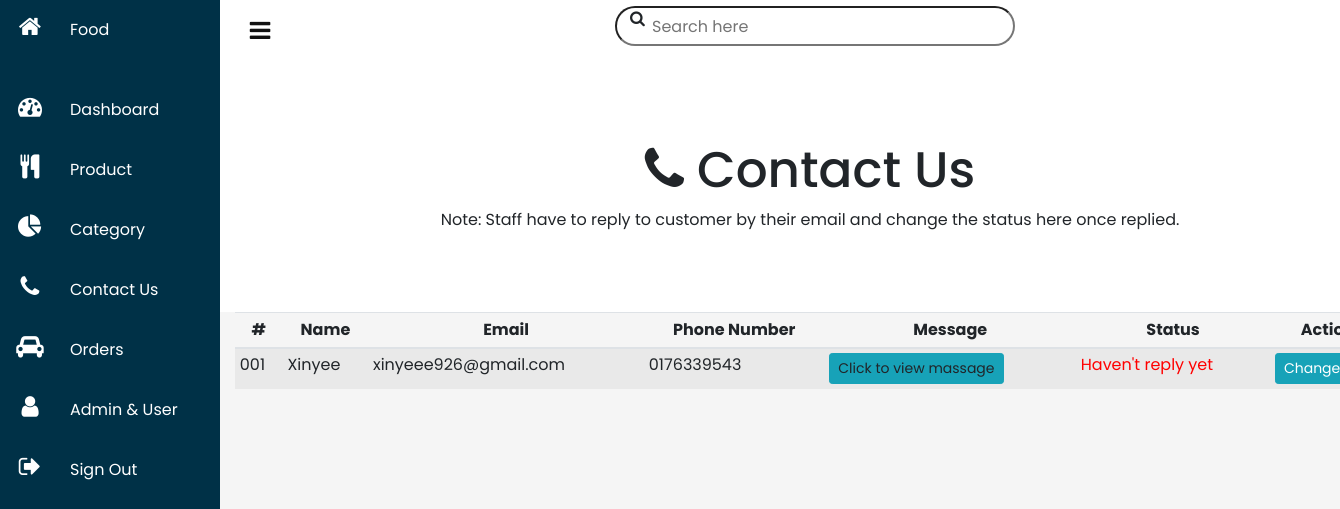
The app's page /admin/contactus.php with its own data.
### tables this page shows
CREATE TABLE `contactus` (
  `conID` int(3) UNSIGNED ZEROFILL NOT NULL,
  `conName` text NOT NULL,
  `conEmail` text NOT NULL,
  `conPhone` text DEFAULT NULL,
  `conMessage` longtext NOT NULL,
  `conDatetime` datetime NOT NULL,
  `conStatus` tinyint(1) NOT NULL
);

### admin/contactus.php (the view, shortened to what this page needs)
<?php include('includes/header.php') ?>
<!DOCTYPE html>
<html lang="en">
<head>
</head>
<?php
include("../php/dbconnect.php");
include("../templates/top.php");
?>
<body>
    <div class="container-fluid">
        <div class="row" style="display: block;">
            <div class="header">
                <div id="title">
                    <h1><i class="fa fa-phone"></i> Contact Us</h1>
                </div>
                <span>
                    Note: Staff have to reply to customer by their email and change the status here once replied.
                </span>
            </div>
        </div>
        <div class="table-responsive">
            <table class="table table-striped table-sm">
                <thead>
                    <tr>
                        <th>#</th>
                        <th>Name</th>
                        <th>Email</th>
                        <th>Phone Number</th>
                        <th>Message</th>
                        <th>Status</th>
                        <th>Action</th>
                    </tr>
                </thead>
                <tbody id="">
                    <?php
                    $query = "SELECT * from contactus order by conID desc";
                    $result = mysqli_query($con, $query);
                    while ($row = mysqli_fetch_assoc($result)) { ?>
                        <tr>
                            <td><?php echo $row['conID']; ?></td>
                            <td><?php echo $row['conName']; ?></td>
                            <td><?php echo $row['conEmail']; ?></td>
                            <td><?php echo $row['conPhone']; ?></td>
                            <?php
                            $message = nl2br($row['conMessage']);
                            $message = str_replace(array("\n", "\r"), '', $message);
                            ?>
                            <td><a class='btn btn-sm btn-info' data-toggle='modal' data-target='#view_message_modal' onclick="message('<?php echo $message; ?>')">Click to view massage</a></td>
                            <td>
                                <?php
                                if ($row['conStatus'] == 0) {
                                    echo '<span style="color: red;">Haven\'t reply yet</span>';
                                    $changestatus = "reply";
                                    $btntt = 'Change to Replied';
                                } else if ($row['conStatus'] == 1) {
                                    echo '<span style="color: Green;">Replied</span>';
                                    $changestatus = "xreply";
                                    $btntt = 'Change to Haven\'t reply yet';
                                }
                                ?>
                            </td>
                            <td>
                                <form method="post">
                                    <button class="btn btn-sm btn-info" title="<?php echo $btntt ?>" value="<?php echo $changestatus ?>" name="changestatus" type="submit">Change</button>
                                </form>
                            </td>
                        </tr>
                    <?php
                    }
                    ?>
                </tbody>
            </table>
        </div>
    </div>
    </div>
</body>
</html>

### admin/apstyle.css (style rules this page uses)
* { padding: 0; margin: 0; box-sizing: border-box; font-family: "Poppins", sans-serif; }
body { overflow-x: hidden; }
.header { padding: 80px; text-align: center; background: white; }
.header h1 { font-size: 50px; }
table tr th { border-bottom: 2px solid rgb(197, 129, 197); padding: 0.5%; text-align: center; }
.btn { position: relative; padding: 5px 10px; background: #03a9f4; color: #fff; text-decoration: none; border-radius: 6px; }

### records on screen
contactus: conID "001", conName "Xinyee", conEmail "xinyeee926@gmail.com", conPhone "0176339543", conStatus "Haven"
